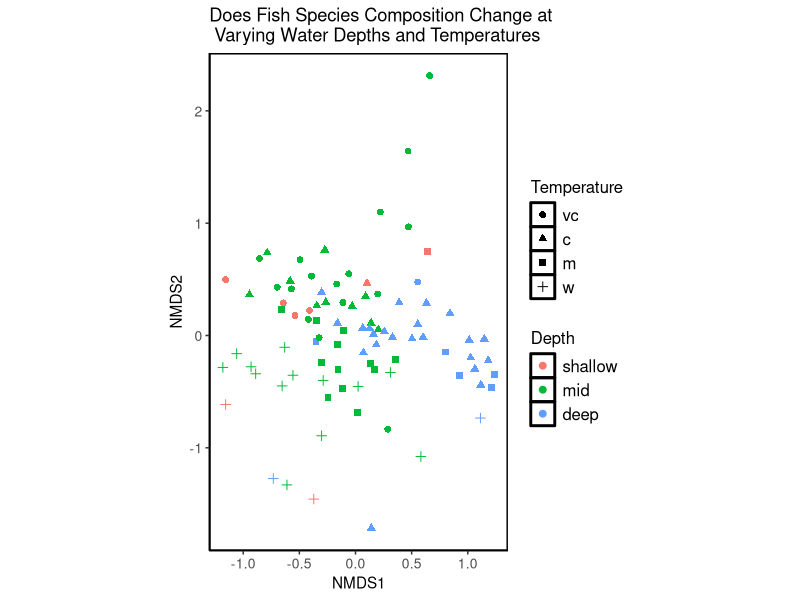
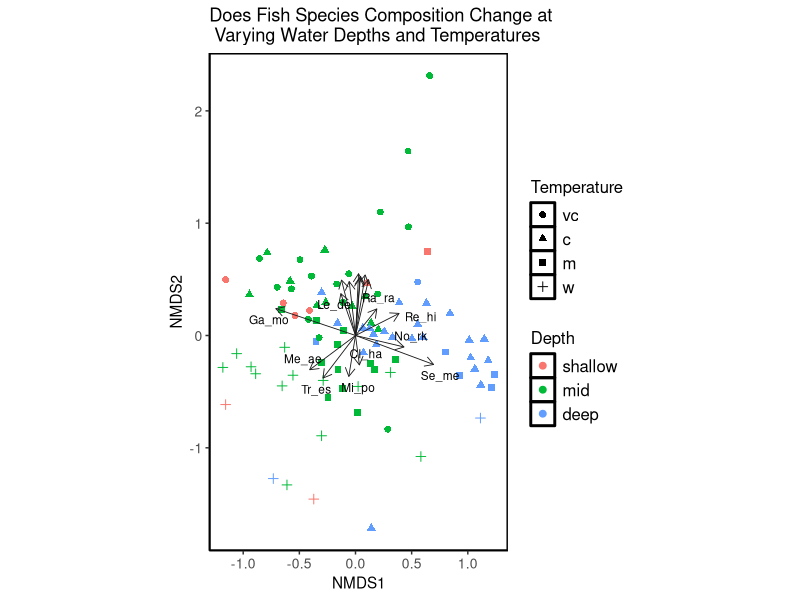
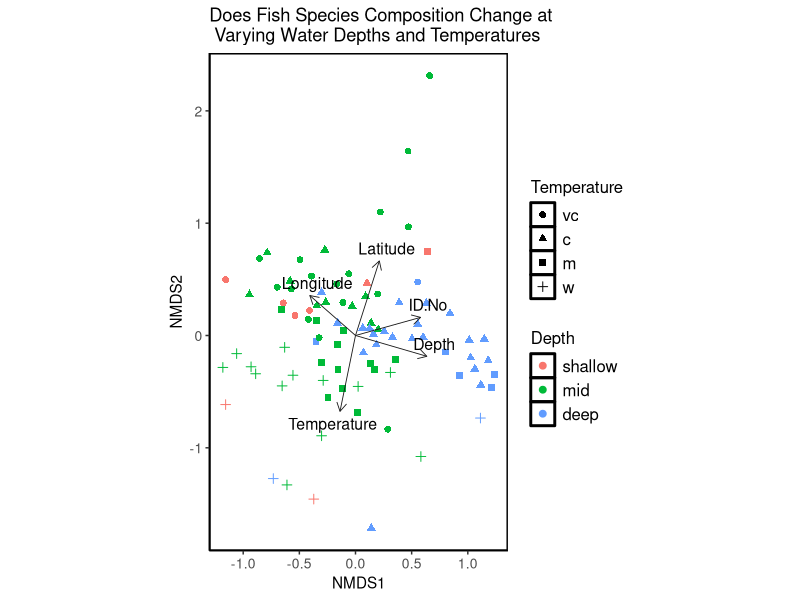
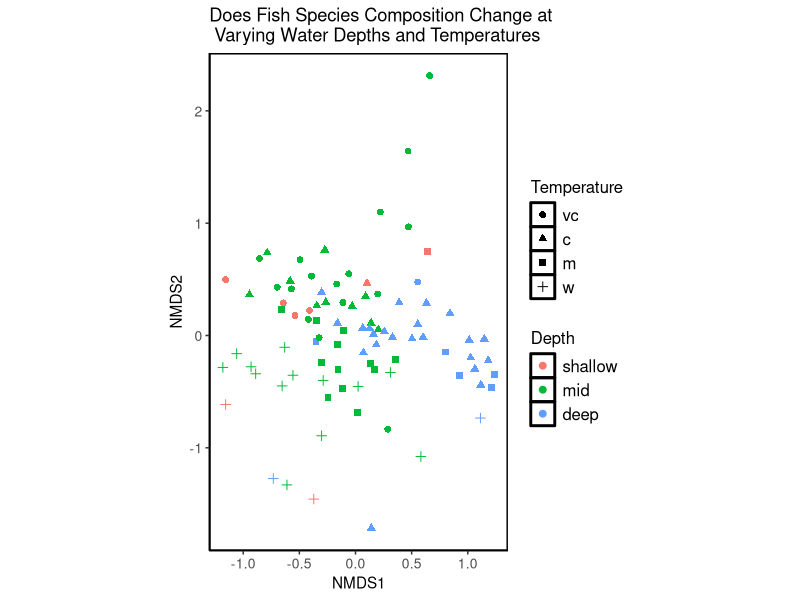
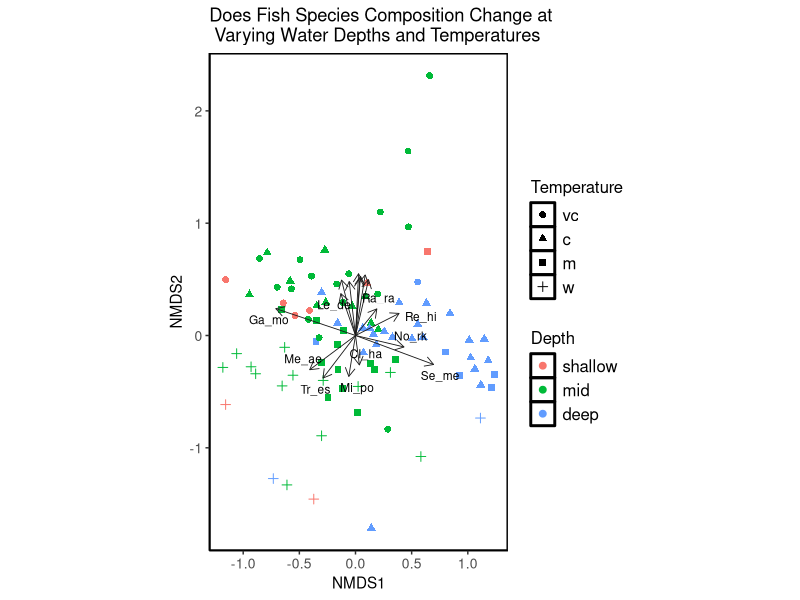
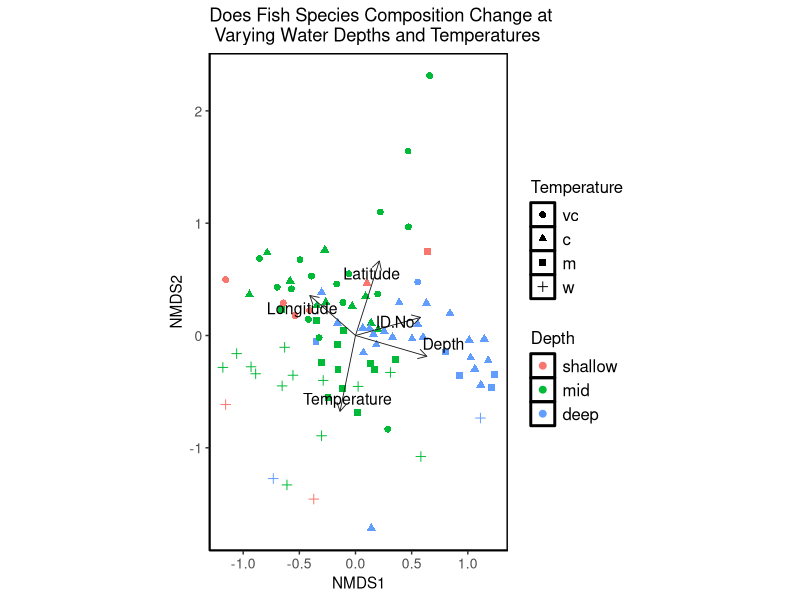

Here is the R script that generated these plots, in order:
# Script by Kai Westwell
# 25th November 2020

# Set working directory to project directory

# Load packages
library(vegan)  # For performing the nmds
library(tidyverse)  # For data tidying functions and plotting

# Load data
barents <- read.csv("data/barents_data.csv")

# Separate environmental data and species data
barents_spp <- barents %>% select(Re_hi:Tr_spp)
barents_env_raw <- barents %>% select(ID.No:Temperature)

# Create ordinal groups for depth and temperature variables
barents_env <- barents_env_raw %>% 
  mutate(Depth_cat=cut(Depth, breaks=c(-Inf, 250, 350, Inf), labels=c("shallow","mid","deep"))) %>% 
  mutate(Temp_cat=cut(Temperature, breaks=c(-Inf, 1, 2, 3, Inf), labels=c("vc","c","m","w")))

# Perform nmds and fit environmental and species vectors
barents.mds <- metaMDS(barents_spp, distance = "bray", autotransform = FALSE)
barents.envfit <- envfit(barents.mds, barents_env, permutations = 999) # Fit environmental vectors
barents.sppfit <- envfit(barents.mds, barents_spp, permutations = 999) # Fit species vectors
barents.mds  # Stress value is less than 0.2, which is good. Shows how easy it was to condense multidimensional data into two dimensional space

# Save the results from the nmds and group the data by environmental variables
site.scrs <- as.data.frame(scores(barents.mds, display = "sites"))  # save NMDS results into dataframe
site.scrs <- cbind(site.scrs, Depth = barents_env$Depth_cat)  # make depth a grouping variable and save to dataframe
site.scrs <- cbind(site.scrs, Temperature = barents_env$Temp_cat) # make temperature a grouping variable and save to dataframe
head(site.scrs)  # View the dataframe

# Save species data from nmds to dataframe
spp.scrs <- as.data.frame(scores(barents.sppfit, display = "vectors"))  # Save species values into dataframe
spp.scrs <- cbind(spp.scrs, Species = rownames(spp.scrs))  # Add species names to dataframe
spp.scrs <- cbind(spp.scrs, pval = barents.sppfit$vectors$pvals) # Add p values to dataframe so you can select species which are significant
sig.spp.scrs <- subset(spp.scrs, pval<=0.05) # Show only significant species (using 0.05 as cutoff)
head(spp.scrs)  # View dataframe

# Save environmental extrinsic variables
env.scores.barents <- as.data.frame(scores(barents.envfit, display = "vectors"))  # Extract nmds scores of all environmental variables from envifit dataframe
env.scores.barents <- cbind(env.scores.barents, env.variables = rownames(env.scores.barents))  # Name them 
env.scores.barents <- cbind(env.scores.barents, pval = barents.envfit$vectors$pvals) # Add p values to dataframe
sig.env.scrs <- subset(env.scores.barents, pval<=0.05) # Show only significant variables (using 0.05 as cutoff)
head(env.scores.barents)  # View dataframe

# Basic nmds
(nmds.plot.barents <- ggplot(site.scrs, aes(x=NMDS1, y=NMDS2))+ # Create the plot
  geom_point(aes(x = NMDS1, y = NMDS2, colour = factor(site.scrs$Depth), shape = factor(site.scrs$Temperature)), size = 2)+ # Add site points to plot with the shape determined by temperature and colour determined by depth
  coord_fixed()+
  theme_classic()+ 
  theme(panel.background = element_rect(fill = NA, colour = "black", size = 1, linetype = "solid"))+
  labs(colour = "Depth", shape = "Temperature", title = "Does Fish Species Composition Change at\n Varying Water Depths and Temperatures")+ # Add legend labels
  theme(legend.position = "right", legend.text = element_text(size = 12), legend.title = element_text(size = 12), axis.text = element_text(size = 10)) # Add legend
)
ggsave(filename = "outputs/nmds_1.png", nmds.plot.barents, height = 7, width = 14)

# Add species vector arrows
(nmds.plot.barents.2 <- nmds.plot.barents +
  geom_segment(data = sig.spp.scrs, aes(x = 0, xend=NMDS1, y=0, yend=NMDS2), arrow = arrow(length = unit(0.25, "cm")), colour = "grey10", lwd=0.3) + # Add vector arrows for significant species
  ggrepel::geom_text_repel(data = sig.spp.scrs, aes(x=NMDS1, y=NMDS2, label = Species), cex = 3, direction = "both", segment.size = 0.25) # Add labels for species (with ggrepel::geom_text_repel so that labels do not overlap)
)
ggsave(filename = "outputs/nmds_2.png", nmds.plot.barents.2, height = 7, width = 14)

# Add environmental variable vector arrows
(nmds.plot.barents.3 <- nmds.plot.barents +
  geom_segment(data = sig.env.scrs, aes(x = 0, xend=NMDS1, y=0, yend=NMDS2), arrow = arrow(length = unit(0.25, "cm")), colour = "grey10", lwd=0.3) + # Add vector arrows of significant environmental variables
  ggrepel::geom_text_repel(data = sig.env.scrs, aes(x=NMDS1, y=NMDS2, label = env.variables), cex = 4, direction = "both", segment.size = 0.25) # Add labels
)
ggsave(filename = "outputs/nmds_3.png", nmds.plot.barents.3, height = 7, width = 14)

# We can see that theres a distinction in samples based on depth and temperature. 
# Species info shows some species are more commonly found in different conditions.
# None of this is statistically verified yet, so a ANOSIM, SIMPER or indicator species analysis will need to be run to check.

# ANOSIM
mat_bar_spp <- as.matrix(barents_spp)

# ANOSIM with depth grouping
bar_depth <- anosim(mat_bar_spp, barents_env_raw$Depth, distance = "bray", permutations = 9999)
bar_depth  # ANOSIM significance is less than 0.05 so it is significant. R statistic is relatively low, suggesting the groups are similar to each other.

# ANOSIM with temperature grouping
bar_temp <- anosim(mat_bar_spp, barents_env_raw$Temperature, distance = "bray", permutations = 9999)
bar_temp  # Significance means this looks good too, and relatively low R statistic suggests similarity between groups.

# Challenge data
barents_env_chal <- barents_env_raw %>% 
  mutate(lat_cat=cut(Latitude, breaks=c(-Inf, 72, 74, Inf), labels=c("south","centre","north"))) %>% 
  mutate(long_cat=cut(Longitude, breaks=c(-Inf, 23, 30, Inf), labels=c("west","centre","east")))

